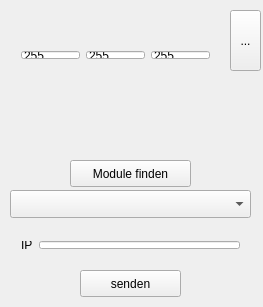
<?xml version="1.0" encoding="UTF-8"?>
<ui version="4.0">
 <class>KuechenLichtControl</class>
 <widget class="QWidget" name="KuechenLichtControl">
  <property name="geometry">
   <rect>
    <x>0</x>
    <y>0</y>
    <width>263</width>
    <height>307</height>
   </rect>
  </property>
  <property name="windowTitle">
   <string>KuechenLichtControl</string>
  </property>
  <widget class="QPushButton" name="sendButton">
   <property name="geometry">
    <rect>
     <x>80</x>
     <y>270</y>
     <width>101</width>
     <height>27</height>
    </rect>
   </property>
   <property name="text">
    <string>senden</string>
   </property>
  </widget>
  <widget class="QWidget" name="layoutWidget">
   <property name="geometry">
    <rect>
     <x>10</x>
     <y>230</y>
     <width>241</width>
     <height>30</height>
    </rect>
   </property>
   <layout class="QHBoxLayout" name="horizontalLayout">
    <item>
     <widget class="QLabel" name="label_4">
      <property name="text">
       <string>IP</string>
      </property>
     </widget>
    </item>
    <item>
     <widget class="QLineEdit" name="lineEditIP"/>
    </item>
   </layout>
  </widget>
  <widget class="QWidget" name="layoutWidget">
   <property name="geometry">
    <rect>
     <x>10</x>
     <y>40</y>
     <width>211</width>
     <height>30</height>
    </rect>
   </property>
   <layout class="QHBoxLayout" name="horizontalLayout_2">
    <item>
     <widget class="QLineEdit" name="lineEditRot">
      <property name="text">
       <string>255</string>
      </property>
      <property name="placeholderText">
       <string/>
      </property>
     </widget>
    </item>
    <item>
     <widget class="QLineEdit" name="lineEditGruen">
      <property name="text">
       <string>255</string>
      </property>
      <property name="placeholderText">
       <string/>
      </property>
     </widget>
    </item>
    <item>
     <widget class="QLineEdit" name="lineEditBlau">
      <property name="text">
       <string>255</string>
      </property>
      <property name="placeholderText">
       <string/>
      </property>
     </widget>
    </item>
   </layout>
  </widget>
  <widget class="QWidget" name="layoutWidget">
   <property name="geometry">
    <rect>
     <x>10</x>
     <y>10</y>
     <width>211</width>
     <height>20</height>
    </rect>
   </property>
   <layout class="QHBoxLayout" name="horizontalLayout_3">
    <item>
     <widget class="QLabel" name="label">
      <property name="text">
       <string>&lt;!DOCTYPE HTML PUBLIC &quot;-//W3C//DTD HTML 4.0//EN&quot; &quot;http://www.w3.org/TR/REC-html40/strict.dtd&quot;&gt;
&lt;html&gt;&lt;head&gt;&lt;meta name=&quot;qrichtext&quot; content=&quot;1&quot; /&gt;&lt;style type=&quot;text/css&quot;&gt;
p, li { white-space: pre-wrap; }
&lt;/style&gt;&lt;/head&gt;&lt;body style=&quot; font-family:'Cantarell'; font-size:11pt; font-weight:400; font-style:normal;&quot;&gt;
&lt;p align=&quot;center&quot; style=&quot; margin-top:0px; margin-bottom:0px; margin-left:0px; margin-right:0px; -qt-block-indent:0; text-indent:0px;&quot;&gt;rot&lt;/p&gt;&lt;/body&gt;&lt;/html&gt;</string>
      </property>
     </widget>
    </item>
    <item>
     <widget class="QLabel" name="label_2">
      <property name="text">
       <string>&lt;!DOCTYPE HTML PUBLIC &quot;-//W3C//DTD HTML 4.0//EN&quot; &quot;http://www.w3.org/TR/REC-html40/strict.dtd&quot;&gt;
&lt;html&gt;&lt;head&gt;&lt;meta name=&quot;qrichtext&quot; content=&quot;1&quot; /&gt;&lt;style type=&quot;text/css&quot;&gt;
p, li { white-space: pre-wrap; }
&lt;/style&gt;&lt;/head&gt;&lt;body style=&quot; font-family:'Cantarell'; font-size:11pt; font-weight:400; font-style:normal;&quot;&gt;
&lt;p align=&quot;center&quot; style=&quot; margin-top:0px; margin-bottom:0px; margin-left:0px; margin-right:0px; -qt-block-indent:0; text-indent:0px;&quot;&gt;grün&lt;/p&gt;&lt;/body&gt;&lt;/html&gt;</string>
      </property>
     </widget>
    </item>
    <item>
     <widget class="QLabel" name="label_3">
      <property name="text">
       <string>&lt;!DOCTYPE HTML PUBLIC &quot;-//W3C//DTD HTML 4.0//EN&quot; &quot;http://www.w3.org/TR/REC-html40/strict.dtd&quot;&gt;
&lt;html&gt;&lt;head&gt;&lt;meta name=&quot;qrichtext&quot; content=&quot;1&quot; /&gt;&lt;style type=&quot;text/css&quot;&gt;
p, li { white-space: pre-wrap; }
&lt;/style&gt;&lt;/head&gt;&lt;body style=&quot; font-family:'Cantarell'; font-size:11pt; font-weight:400; font-style:normal;&quot;&gt;
&lt;p align=&quot;center&quot; style=&quot; margin-top:0px; margin-bottom:0px; margin-left:0px; margin-right:0px; -qt-block-indent:0; text-indent:0px;&quot;&gt;blau&lt;/p&gt;&lt;/body&gt;&lt;/html&gt;</string>
      </property>
     </widget>
    </item>
   </layout>
  </widget>
  <widget class="QToolButton" name="selectColorButton">
   <property name="geometry">
    <rect>
     <x>230</x>
     <y>10</y>
     <width>31</width>
     <height>61</height>
    </rect>
   </property>
   <property name="text">
    <string>...</string>
   </property>
  </widget>
  <widget class="QComboBox" name="foundModulesComboBox">
   <property name="geometry">
    <rect>
     <x>10</x>
     <y>190</y>
     <width>241</width>
     <height>28</height>
    </rect>
   </property>
  </widget>
  <widget class="QPushButton" name="findModulesPushButton">
   <property name="geometry">
    <rect>
     <x>70</x>
     <y>160</y>
     <width>121</width>
     <height>27</height>
    </rect>
   </property>
   <property name="text">
    <string>Module finden</string>
   </property>
  </widget>
 </widget>
 <layoutdefault spacing="6" margin="11"/>
 <resources/>
 <connections>
  <connection>
   <sender>foundModulesComboBox</sender>
   <signal>highlighted(QString)</signal>
   <receiver>lineEditIP</receiver>
   <slot>setText(QString)</slot>
   <hints>
    <hint type="sourcelabel">
     <x>115</x>
     <y>207</y>
    </hint>
    <hint type="destinationlabel">
     <x>115</x>
     <y>253</y>
    </hint>
   </hints>
  </connection>
 </connections>
</ui>
